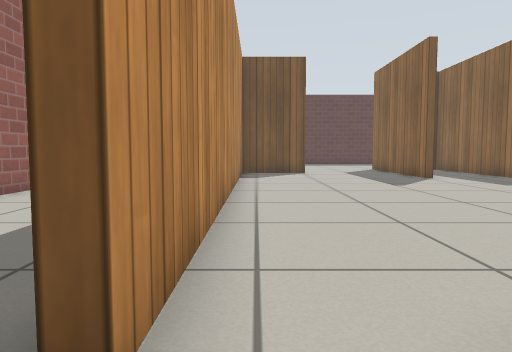
view 1 (above)

15 first-person views from a walk through a world built for the Gazebo simulator. The camera is 0.5 m above the floor, tilts 4° down and sees 70° across. The floor is counted in squares, 0.5 m on a side. Each view is taken from the middle of a square. On the plan, view 1 faces up. The plan holds only what a view shows up to about 13 squares ahead; the rest is blank. Simple patterns stand in for the simulator's built-in surfaces.

view 2
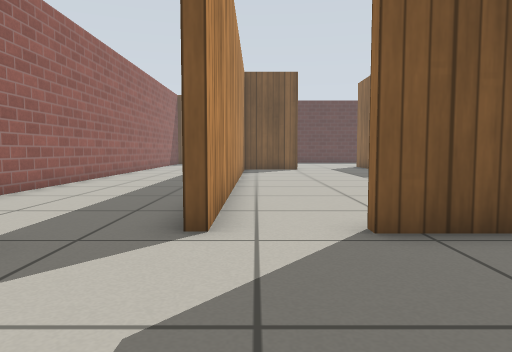

view 3
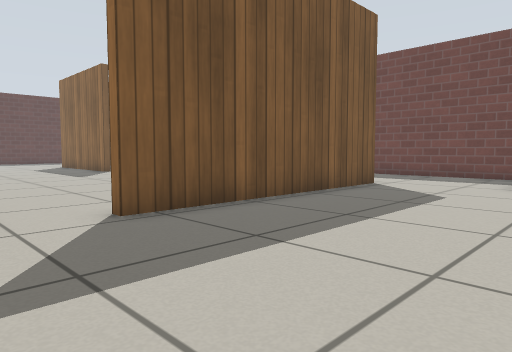

view 4
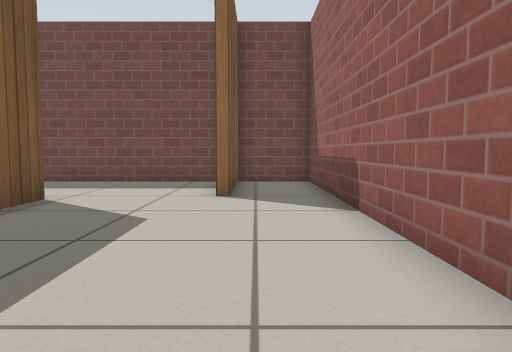

view 5
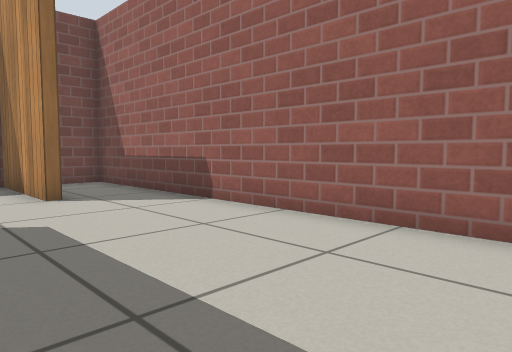

view 6
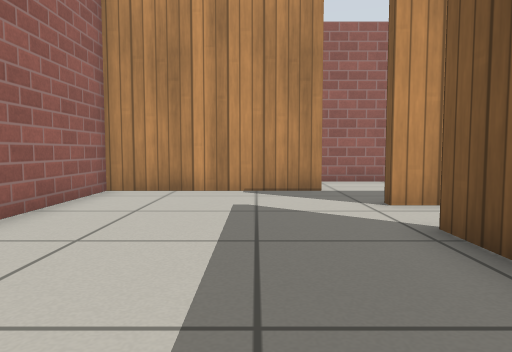

view 7
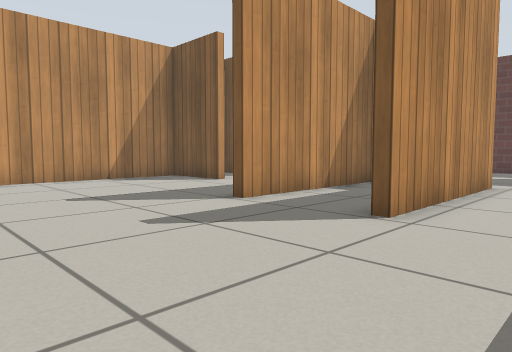

view 8
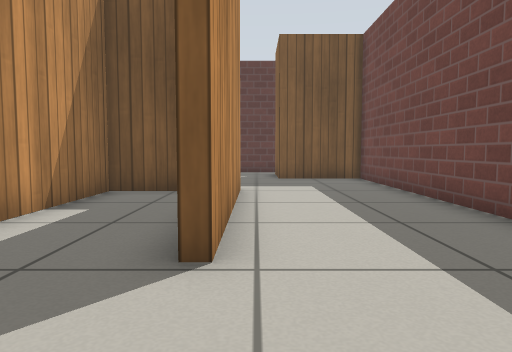

view 9
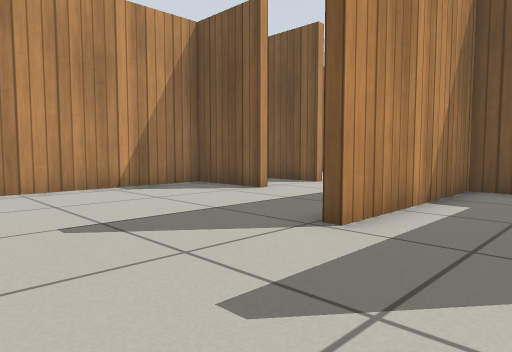

view 10
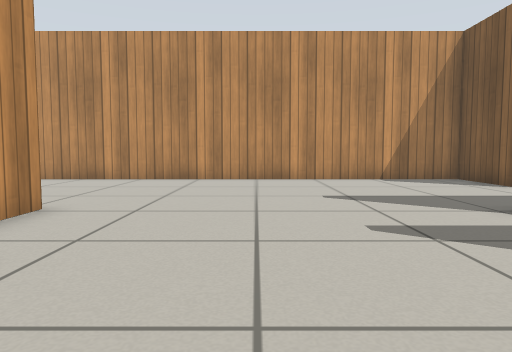

view 11
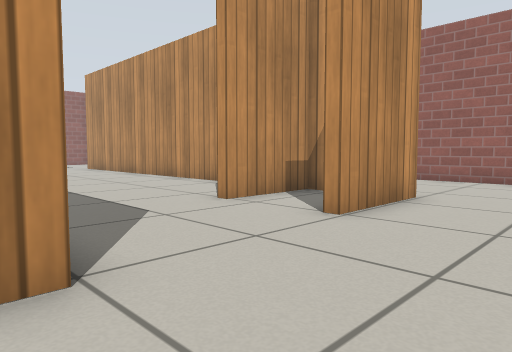

view 12
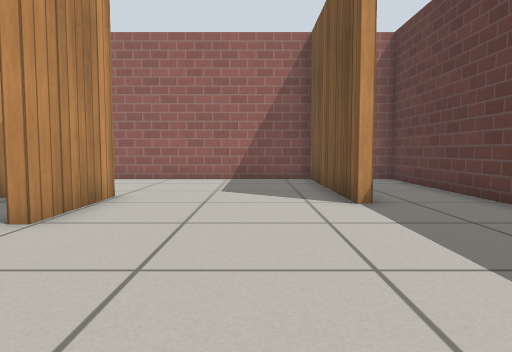

view 13
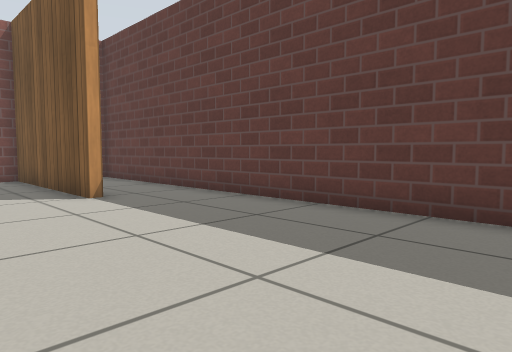

view 14
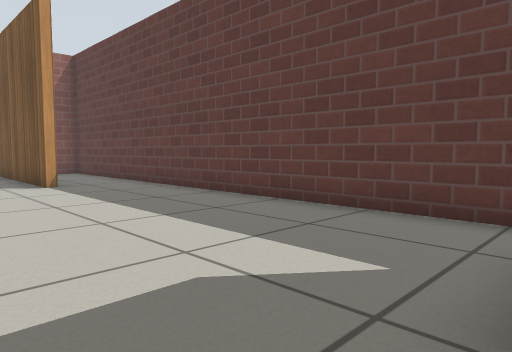

view 15
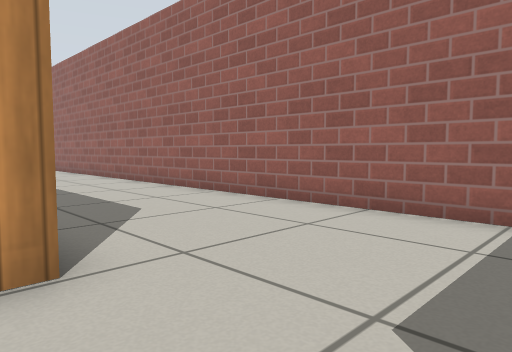

### Floor plan
Ten units are one square. View 1 is at (0, 0); x grows to the right and y downward. Boxes are objects, and circles mark ways between rooms. Rooms are numbered by the first view taken in them; rooms with no view inside come last. Other rooms are left out.
<svg viewBox="-62 -272 204 324">
<path fill="none" stroke="#000" d="M28 47 137 47 137 24M85 -13 14 -13M-6 -25 -6 -13 -10 -13M-30 -8 -30 47 9 47M134 24 99 24M58 -54 69 -54M23 -160 -6 -160 -6 -25M137 -152 137 -229 107 -229M81 -189 64 -189M95 -13 85 -13M64 -192 64 -132 60 -132M96 -192 96 -131M99 21 137 21 137 -39M4 -189 21 -189M101 -267 -57 -267 -57 -260M60 -192 64 -192M-10 -189 4 -189M-57 -32 -57 -10M3 -239 -57 -239 -57 -50M21 -186 -1 -186M-6 -169 -6 -163 23 -163"/>
<circle cx="5" cy="-15" r="3" fill="#2a7"/>
<circle cx="90" cy="7" r="3" fill="#2a7"/>
<circle cx="-20" cy="-10" r="3" fill="#2a7"/>
<circle cx="103" cy="-210" r="3" fill="#2a7"/>
<circle cx="40" cy="-160" r="3" fill="#2a7"/>
<circle cx="-5" cy="-215" r="3" fill="#2a7"/>
<circle cx="40" cy="-190" r="3" fill="#2a7"/>
<text x="40" y="20">1</text>
<text x="70" y="-100">2</text>
<text x="40" y="-230">3</text>
<text x="-30" y="-110">4</text>
<text x="30" y="-180">5</text>
</svg>
Room 1 opens to room 2. Room 1 opens to room 4. Room 2 opens to room 3. Room 2 opens to room 5. Room 3 opens to room 4. Room 3 opens to room 5.

Where each view was taken, in squares from view 1:
view 1: 0 up, 0 right, facing up
view 2: 3 down, 0 right, facing up
view 3: 4 down, 1 left, facing up-right
view 4: 3 down, 2 right, facing right
view 5: 0 up, 2 right, facing down-right
view 6: 1 down, 6 right, facing left
view 7: 8 up, 12 right, facing up-left
view 8: 10 up, 10 right, facing up
view 9: 9 up, 9 right, facing up-left
view 10: 9 up, 12 right, facing left
view 11: 22 up, 7 right, facing down-left
view 12: 22 up, 7 right, facing left
view 13: 21 up, 8 right, facing up-left
view 14: 21 up, 11 right, facing up-left
view 15: 22 up, 0 right, facing down-left
